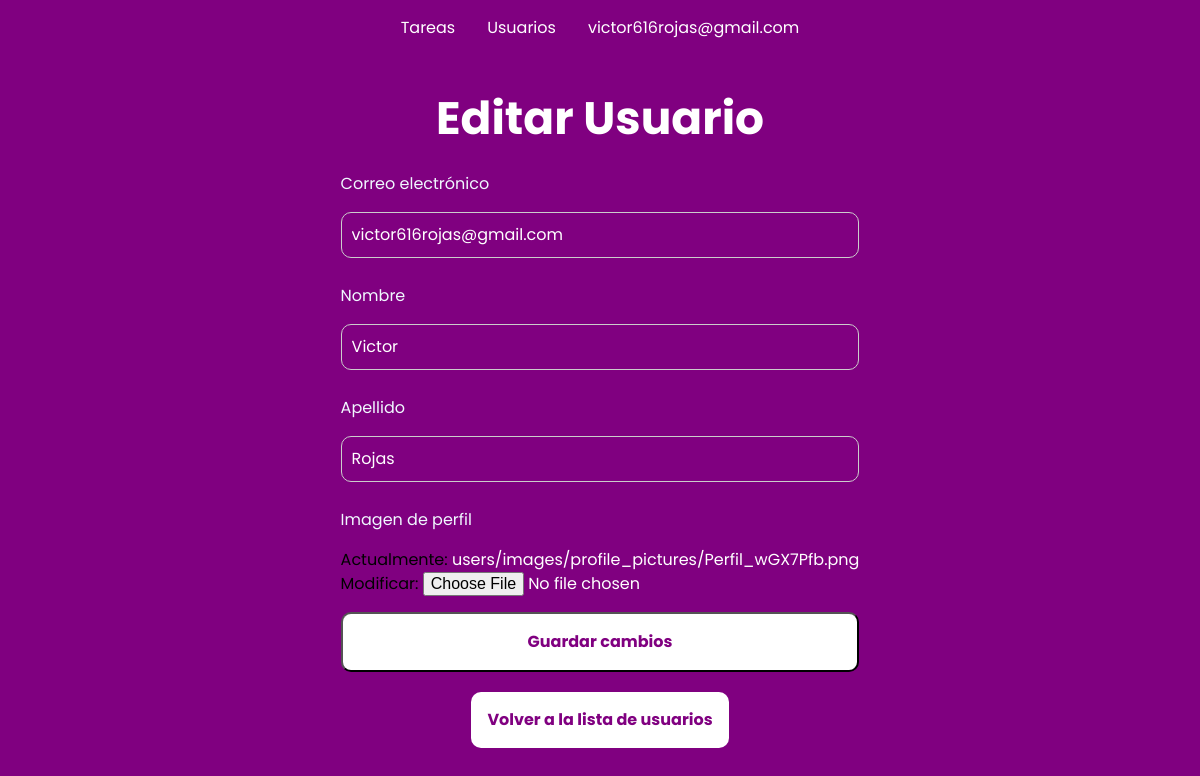
Page /users/update/11/ (signed in) on the earlier database version.
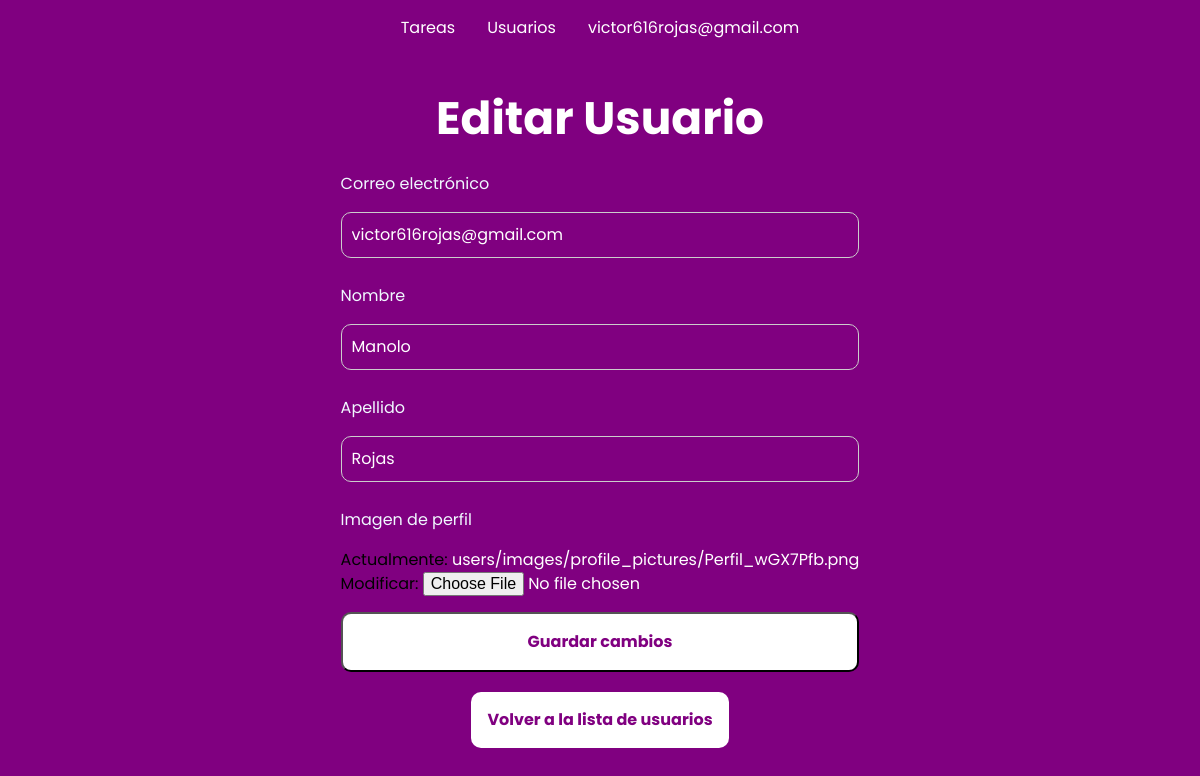
Same page on the later database version.
### users/models.py (models this page shows, shortened)
class CustomUser(AbstractBaseUser, PermissionsMixin):
    email = models.EmailField(unique=True)  # Campo de correo electrónico único
    password = models.CharField(max_length=128)  # Campo de contraseña
    first_name = models.CharField(max_length=30, blank=True)  # Campo de nombre
    last_name = models.CharField(max_length=30, blank=True)  # Campo de apellido
    date_joined = models.DateTimeField(default=timezone.now)  # Campo de fecha de registro
    is_active = models.BooleanField(default=True)  # Indica si el usuario está activo
    is_staff = models.BooleanField(default=False)  # Indica si el usuario es miembro del staff
    is_worker = models.BooleanField(default=False)  # Indica si el usuario es trabajador
    profile_picture = models.ImageField(upload_to='users/images/profile_pictures/', blank=True, null=True)
    objects = CustomUserManager()  # Instanciamos nuestro administrador personalizado
    USERNAME_FIELD = "email"  # Campo que se usará como nombre de usuario (correo electrónico)
    REQUIRED_FIELDS = []  # Campos adicionales requeridos al crear un superusuario

### users/views.py (the view)
# urls.py: path('update/<int:user_id>/', views.user_update, name='user_update'),
@login_required(login_url="/users/login/")
def user_update(request, user_id):
    user = get_object_or_404(CustomUser, pk=user_id)
    if request.method == "POST":
        form = UserEditForm(request.POST, request.FILES, instance=user)
        if form.is_valid():
            form.save()
            messages.success(request, "Usuario actualizado correctamente.")
            return redirect("user_list")
    else:
        form = UserEditForm(instance=user)
    return render(request, "users/user_update.html", {"user_form": form, "user": user})

### users/templates/users/user_update.html (shortened to what this page needs)
{% extends "base.html" %}
{% load static %}
{% block css %}
<link rel="stylesheet" type="text/css" href="{% static 'users/css/style.css' %}" /> {% endblock %}
{% block content %}
<section class="container">
    <h1 class="fs-6">Editar Usuario</h1>
    <form class="form" method="post" enctype="multipart/form-data">
        {% for field in user_form %}
        <label for="{{ field.id_for_label }}">{{ field.label }}</label>
        {% if field.name == 'profile_picture' %}
            {% if user.profile_picture %}
                <div class="imagen">
                    {{ field }}
                </div>
            {% else %}
                <p>No hay imagen de perfil actual.</p>
        {% endif %}
        {% else %}
            {{ field }}
        {% endif %}
        {% endfor %}
        <input type="submit" class="btn" value="Guardar cambios">
    </form>
    <div class="container-list">
        <a class="btn btn-return" href="{% url 'user_list' %}">Volver a la lista de usuarios</a>
    </div>
</section>
{% endblock %}

### taskmaster/templates/base.html (shortened to what this page needs)
{% load static %}
<!DOCTYPE html>
<html lang="es">
    <head>
        <link rel="stylesheet" type="text/css" href="{% static 'css/main.css' %}" />
        {% block css %}{% endblock %}
        <link
            rel="stylesheet"
            href="https://cdnjs.cloudflare.com/ajax/libs/font-awesome/6.4.2/css/all.min.css" />
    </head>
    <body>
{% if request.user.is_authenticated %}
<header>
    <nav class="primary-nav">
        <ul class="nav-links">
            <li><a href="{% url 'list_tasks' %}">Tareas</a></li>
            {% if request.user.is_staff %}
            <li><a href="{% url 'user_list' %}">Usuarios</a></li>
            {% endif %}
            <li id="perfil-trigger">
                <div class="dropdown">
                    <button id="dropdown-button" class="dropbtn">
                        {{ request.user.email }}
                    </button>
                </div>
            </li>
        </ul>
    </nav>
</header>
{% endif %}
        <main>{% block content %}{% endblock %}</main>
    </body>
</html>

Differences in the rows shown:
changed CustomUser "victor616rojas@gmail.com": first_name "Victor" → "Manolo"
